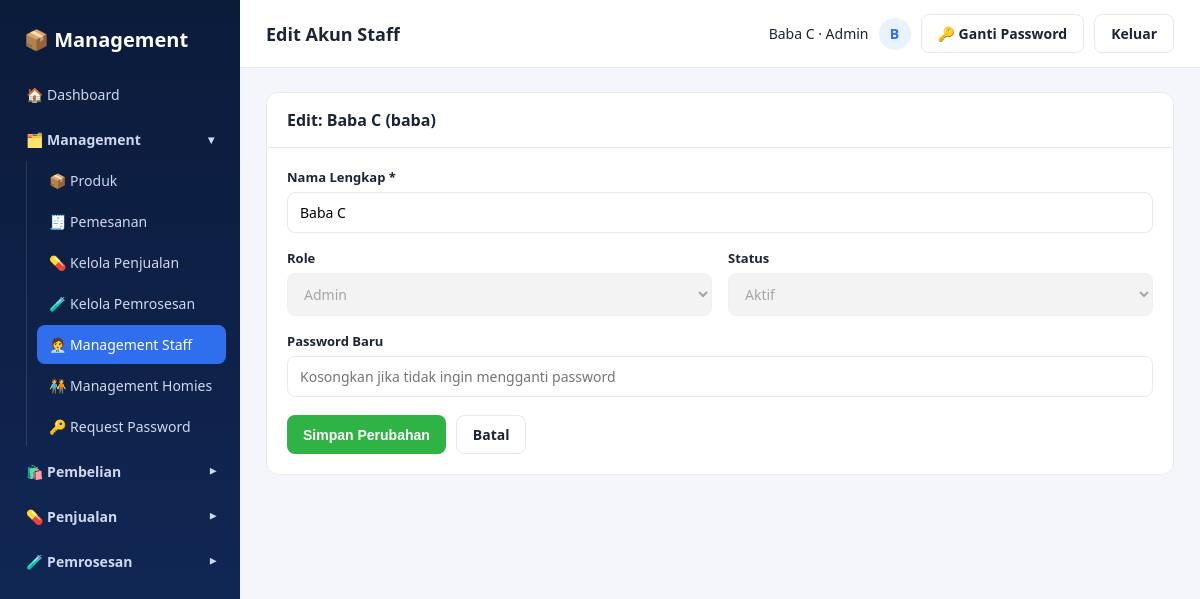
The app's page /staff/edit_staff.php?id=6 (signed in) with its own data.
### tables this page shows
CREATE TABLE `users` (
  `id` int(11) NOT NULL,
  `username` varchar(50) NOT NULL,
  `password` varchar(255) NOT NULL,
  `full_name` varchar(100) NOT NULL,
  `phone` varchar(20) DEFAULT NULL,
  `discord_id` varchar(50) DEFAULT NULL,
  `role` enum('admin','staff','homies') NOT NULL DEFAULT 'homies',
  `status` enum('aktif','nonaktif') NOT NULL DEFAULT 'aktif',
  `must_change_password` tinyint(1) NOT NULL DEFAULT '0',
  `created_at` timestamp NOT NULL DEFAULT CURRENT_TIMESTAMP
);

### includes/auth.php (called while the page is built, shortened)
<?php
function current_user() {
    return [
        'id'        => $_SESSION['user_id'] ?? null,
        'username'  => $_SESSION['username'] ?? null,
        'full_name' => $_SESSION['full_name'] ?? null,
        'role'      => $_SESSION['role'] ?? null,
    ];
}
function role_label($role) {
    switch ($role) {
        case 'admin':  return 'Admin';
    }
}
function e($str) {
    return htmlspecialchars($str ?? '', ENT_QUOTES, 'UTF-8');
}

### staff/edit_staff.php (the view, shortened to what this page needs)
<?php
require_once __DIR__ . '/../includes/auth.php';
$base = '../';
$page_header = 'Edit Akun Staff';
$id = (int)($_GET['id'] ?? 0);
$stmt = mysqli_prepare($conn, "SELECT * FROM users WHERE id = ? AND role IN ('admin','staff') LIMIT 1");
mysqli_stmt_bind_param($stmt, 'i', $id);
mysqli_stmt_execute($stmt);
$user = mysqli_fetch_assoc(mysqli_stmt_get_result($stmt));
include __DIR__ . '/../includes/header.php';
?>
<div class="panel">
    <div class="panel-header"><h3>Edit: <?= e($user['full_name']) ?> (<?= e($user['username']) ?>)</h3></div>
    <div style="padding:20px;">
        <form method="POST" action="edit_staff.php?id=<?= (int)$user['id'] ?>">
            <div class="form-grid">
                <div class="form-group full">
                    <label>Nama Lengkap *</label>
                    <input type="text" name="full_name" value="<?= e($_POST['full_name'] ?? $user['full_name']) ?>" required>
                </div>
                <div class="form-group">
                    <label>Role</label>
                    <select name="role" <?= (int)$user['id'] === (int)current_user()['id'] ? 'disabled' : '' ?>>
                        <option value="admin" <?= $user['role'] === 'admin' ? 'selected' : '' ?>>Admin</option>
                    </select>
                </div>
                <div class="form-group">
                    <label>Status</label>
                    <select name="status" <?= (int)$user['id'] === (int)current_user()['id'] ? 'disabled' : '' ?>>
                        <option value="aktif" <?= $user['status'] === 'aktif' ? 'selected' : '' ?>>Aktif</option>
                    </select>
                </div>
                <div class="form-group full">
                    <label>Password Baru</label>
                    <input type="password" name="password" placeholder="Kosongkan jika tidak ingin mengganti password">
                </div>
            </div>
            <div class="form-actions" style="margin-top:18px;">
                <button type="submit" class="btn btn-success">Simpan Perubahan</button>
                <a class="btn btn-outline" href="management_staff.php">Batal</a>
            </div>
        </form>
    </div>
</div>
<?php include __DIR__ . '/../includes/footer.php'; ?>

### includes/header.php (shortened to what this page needs)
<?php
$me = current_user();
?>
<!DOCTYPE html>
<html lang="id">
<head>
<link rel="stylesheet" href="<?= e($base) ?>assets/css/style.css">
</head>
<body>
<div class="app-shell">
    <?php include __DIR__ . '/sidebar.php'; ?>
    <div class="main-area">
        <div class="topbar">
            <div class="page-title"><?= e($page_header ?? '') ?></div>
            <div class="user-chip">
                <span class="user-info"><?= e($me['full_name']) ?> · <?= e(role_label($me['role'])) ?></span>
                <div class="avatar"><?= e(strtoupper(substr($me['full_name'] ?? '?', 0, 1))) ?></div>
                <a class="btn btn-outline user-action" href="<?= e($base) ?>ganti_password.php">🔑 Ganti Password</a>
                <a class="btn btn-outline user-action" href="<?= e($base) ?>logout.php">Keluar</a>
            </div>
        </div>
        <div class="content">

### assets/css/style.css (style rules this page uses)
:root { --navy-900: #0b1b3a; --navy-800: #122a5c; --blue-600: #2f6fed; --blue-50: #eaf1ff; --green-600: #2fb344; --green-700: #259238; --red-600: #e5484d; --text-main: #1c2536; --text-muted: #7c8698; --border: #e6e9f0; --bg-app: #f4f6fb; --white: #ffffff; --radius: 12px; }
* { box-sizing: border-box; }
body { margin: 0; font-family: 'Segoe UI', Roboto, Helvetica, Arial, sans-serif; background: var(--bg-app); color: var(--text-main); }
a { text-decoration: none; color: inherit; }
.app-shell { display: flex; min-height: 100vh; }
.main-area { flex: 1; min-width: 0; display: flex; flex-direction: column; }
.topbar { background: var(--white); border-bottom: 1px solid var(--border); padding: 14px 26px; display: flex; align-items: center; justify-content: space-between; }
.topbar .page-title { font-size: 18px; font-weight: 700; }
.topbar .user-chip { display: flex; align-items: center; gap: 10px; font-size: 14px; }
.topbar .user-chip .avatar { width: 32px; height: 32px; border-radius: 50%; background: var(--blue-50); color: var(--blue-600); display: flex; align-items: center; justify-content: center; font-weight: 700; }
.content { padding: 24px 26px; flex: 1; }
.panel { background: var(--white); border: 1px solid var(--border); border-radius: var(--radius); margin-bottom: 20px; }
.panel-header { padding: 16px 20px; border-bottom: 1px solid var(--border); display: flex; align-items: center; justify-content: space-between; }
.panel-header h3 { margin: 0; font-size: 16px; }
.btn { display: inline-flex; align-items: center; gap: 6px; padding: 9px 16px; border-radius: 8px; border: none; font-size: 14px; font-weight: 600; cursor: pointer; }
.btn-success { background: var(--green-600); color: #fff; }
.btn-outline { background: #fff; border: 1px solid var(--border); color: var(--text-main); }
.form-grid { display: grid; grid-template-columns: 1fr 1fr; gap: 16px; }
.form-group { display: flex; flex-direction: column; gap: 6px; }
.form-group.full { grid-column: 1 / -1; }
.form-group label { font-size: 13px; font-weight: 600; }
input[type=text], input[type=number], input[type=password], input[type=tel], select { padding: 10px 12px; border: 1px solid var(--border); border-radius: 8px; font-size: 14px; width: 100%; font-family: inherit; }
.form-actions { display: flex; gap: 10px; margin-top: 4px; }
.topbar .page-title { min-width: 0; overflow: hidden; text-overflow: ellipsis; white-space: nowrap; }
.topbar .user-chip { flex-shrink: 0; }

### records on screen
users: full_name "Baba C", role "Admin", full_name "B", username "baba", status "Aktif"

### other values on screen
$page_header "Edit Akun Staff"
